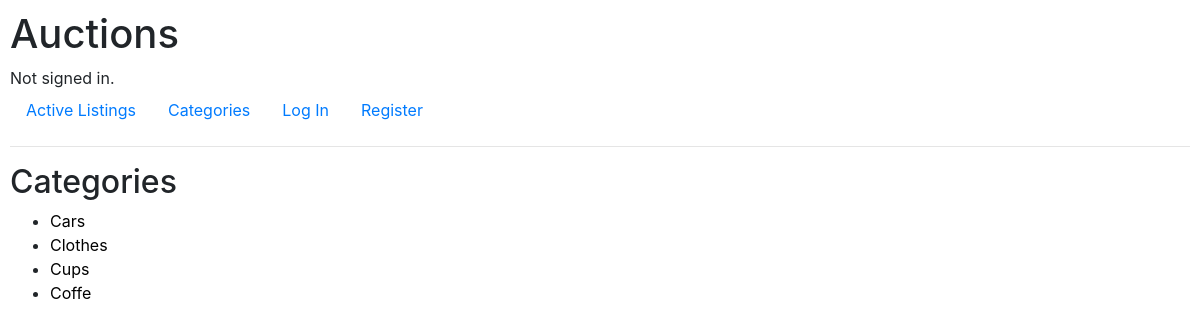
/categories, run on an earlier commit of the app's database.
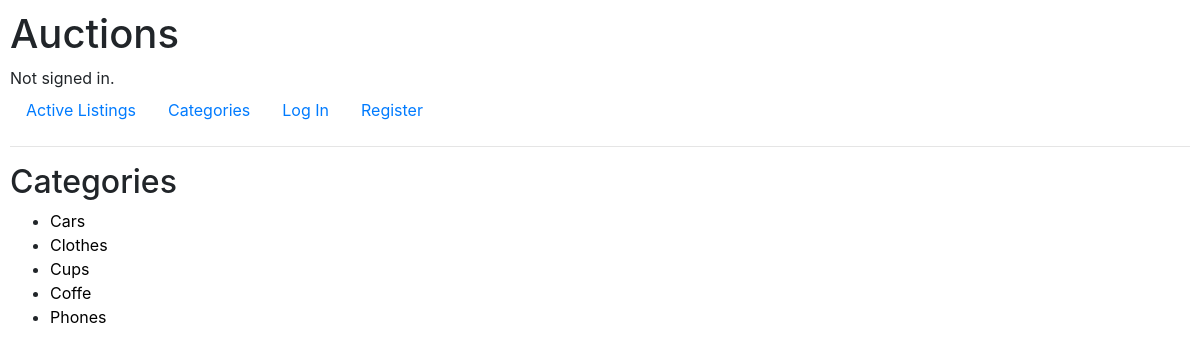
And on a later commit of the database.
### auctions/models.py (models this page shows, shortened)
class listings(models.Model):
    title = models.CharField(max_length=64)
    description = models.TextField(max_length=500)
    starting_bit = models.DecimalField(max_digits=10, decimal_places=2)
    image_URL = models.URLField(blank=True)
    creator = models.ForeignKey(User, on_delete=models.CASCADE)
    category = models.TextField(max_length=100, default="Others")
    closed = models.BooleanField(default=False)
    current_price = models.DecimalField(max_digits=10, decimal_places=2)

### auctions/views.py (the view)
# urls.py: path("categories", views.categories, name="categories"),
def categories(request):
    return render(request,"auctions/categorogies.html",{
        "categories": listings.objects.values('category').distinct()
    })

### auctions/templates/auctions/categorogies.html
{% extends "auctions/layout.html" %}
{% block body %}
    <h2>Categories</h2>
    <ul>
    {% for category in categories  %}
    <li>
        <a href="categories/{{ category.category }} "style="color: black;">
            {{ category.category }}</a>
    </li>
    {% endfor %}
    </ul>
{% endblock %}

What changed in the data, as far as the page shows it:
added listings: category "Phones"
